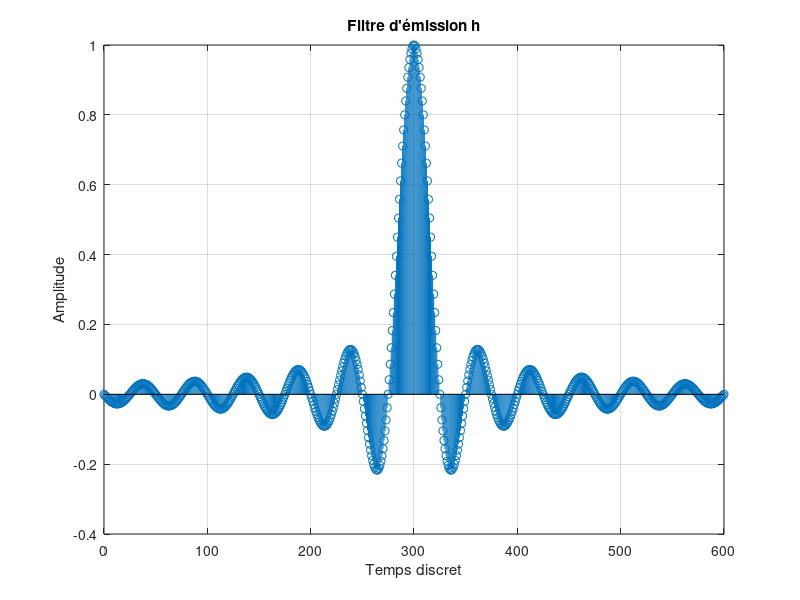
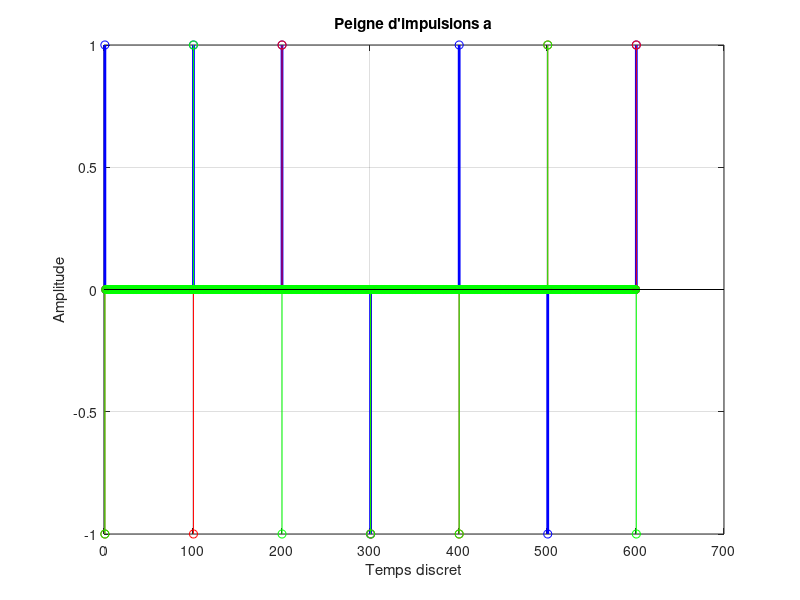
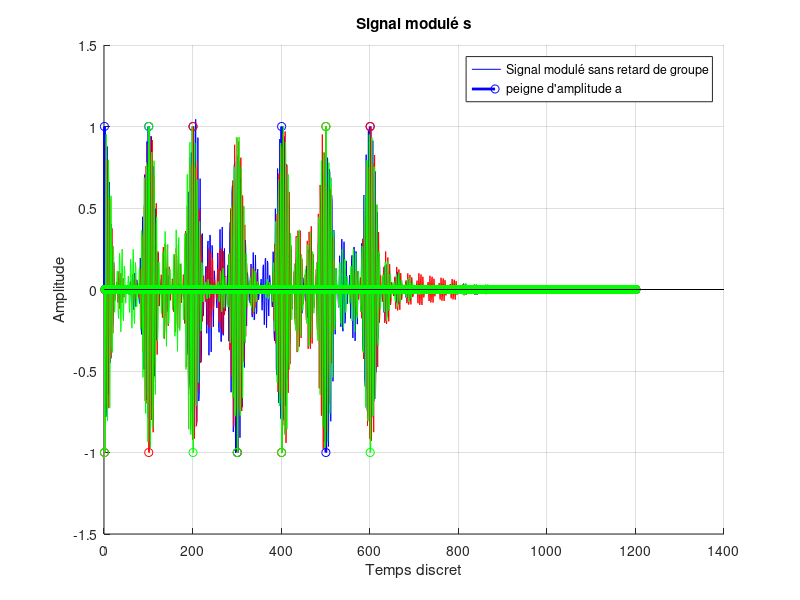
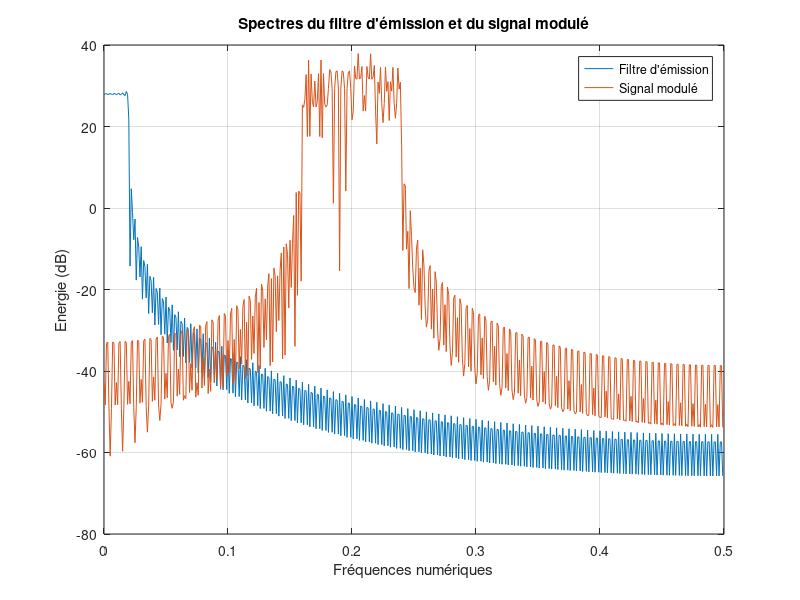

These charts were generated, in order, by the following MATLAB code:
clc; clear; close all

K = 100;%periode echantillonnage
N = 3*K; %on limite à +/- 3K
n = (-N:N)'; 
np = (-2*N:2*N)'; %pour zero-padding

fmax = 1/K;
fc = 2*fmax; %Nyquist : fc > 2*fmax
n0 = 0.2;
dn = 0.02;
k = 500;

%% Premiere etape : Filtre d'emission h
h = sinc(2*fc*(n - 2*n)); %filtre d'emission tronque
port = cos(2*pi*n0*np);
port2 = cos(2*pi*(n0+dn)*np);
port3 = cos(2*pi*(n0-dn)*np);
delay = grpdelay(h, 1, k); %calcul du retard de groupe
delay = mean(abs(delay));

t = (0:length(h)-1)';

%% Deuxieme etape : Amplitudes a
r1 = randn(length(n), 1); %generation sequences aleatoires
r2 = randn(length(n), 1);
r3 = randn(length(n), 1);

for i = 1:K:length(n)
    a(i) = sign(r1(i));
    b(i) = sign(r2(i));
    c(i) = sign(r3(i));
end

figure(1)
stem(t, h)
grid()
title("Filtre d'émission h")
xlabel("Temps discret")
ylabel("Amplitude")

figure(2)
stem(a, 'b', 'LineWidth', 2)
hold on
stem(b, 'r')
stem(c, 'g')
grid()
title("Peigne d'impulsions a")
xlabel("Temps discret")
ylabel("Amplitude")

%% Troisieme etape : Application du filtre au signal d'amplitude
figure(3)
h = [h; zeros(length(h)-1, 1)]; %zero-padding
a = [a'; zeros(length(a)-1, 1)];
b = [b'; zeros(length(b)-1, 1)];
c = [c'; zeros(length(c)-1, 1)];

sa1 = filter(h, 1, a);

sA1 = sa1 .* port; %on multiplie a la porteuse
sA2 = sA1;
sA2(1:delay) = [];

sb1 = filter(h, 1, b);

sB1 = sb1 .* port2; %on multiplie a la porteuse
sB2 = sB1;
sB2(1:delay) = [];

sc1 = filter(h, 1, c);

sC1 = sc1 .* port3; %on multiplie a la porteuse
sC2 = sC1;
sC2(1:delay) = [];


sFinal = sA1 + sB1 + sC1;
hold on
plot(sA2, 'b') %signal module avec porteuse 
stem(a, 'b', 'LineWidth', 2)
plot(sB2, 'r')
stem(b, 'r')
plot(sC2, 'g')
stem(c, 'g')
grid()
title("Signal modulé s")
xlabel("Temps discret")
ylabel("Amplitude")
legend("Signal modulé sans retard de groupe", "peigne d'amplitude a")

figure(4)
[H, w] = freqz(h, 1, k);
tftd_h = 20*log10(abs(H));

% [S, w] = freqz(sA1, 1, k);
% tftd_s = 20*log10(abs(S));
f = w/(2*pi);

[SF, w] = freqz(sFinal, 1, k);
tftd_sf = 20*log10(abs(SF));

plot(f, tftd_h)
hold on
plot(f, tftd_sf)
grid()
title("Spectres du filtre d'émission et du signal modulé")
legend("Filtre d'émission", "Signal modulé")
xlabel("Fréquences numériques")
ylabel("Energie (dB)")

%% Quatrieme etape : Demodulation
demod = sFinal .* (port + port2 + port3);
demod2 = demod;
demod2(1:delay) = [];

[D, w] = freqz(demod, 1, k);
tftd_demod = 20*log10(abs(D));

figure(5)
plot(f, tftd_h)
hold on
plot(f, tftd_sf)
plot(f, tftd_demod)
legend("Filtre d'emission", "Signal recu", "Signal recu * porteuse")
grid()

ordre = 60;
fPB = fir1(ordre, 2*0.15, 'low', hann(ordre+1));
%ordre 27 pour dn = 0.05 et fc = 0.15
%ordre 41 pour dn = 0.04
signalFinal = filter(fPB', 1, demod);

signalFinal2 = signalFinal;
signalFinal2(1:delay) = [];

for i = 1:K:length(n)
    A(i) = sign(signalFinal2(i)); %sb car sans retard de groupe, sign pour arrondir a 1 ou -1 (ici pas besoin car parfait)
end

figure(6)
stem(A)
grid()
title("Démodulation")
xlabel("Temps discret")
ylabel("Amplitude")

%% Calcul des erreurs
seuilErreur = 10^-15;
e = abs(A-a(1:length(n))');
nbErr = 0;
for i = 1:length(e)
    if e(i) < seuilErreur
        e(i) = 0;
        nbErr = nbErr;
    else
        e(i) = e(i);
        nbErr = nbErr + 1;
    end
end

tauxErreur = nbErr/(length(e));

figure(7)
stem(e, 'x')
grid()
title("Représentation des erreurs")
xlabel("Echantillons")
ylabel("Amplitude d'erreur")